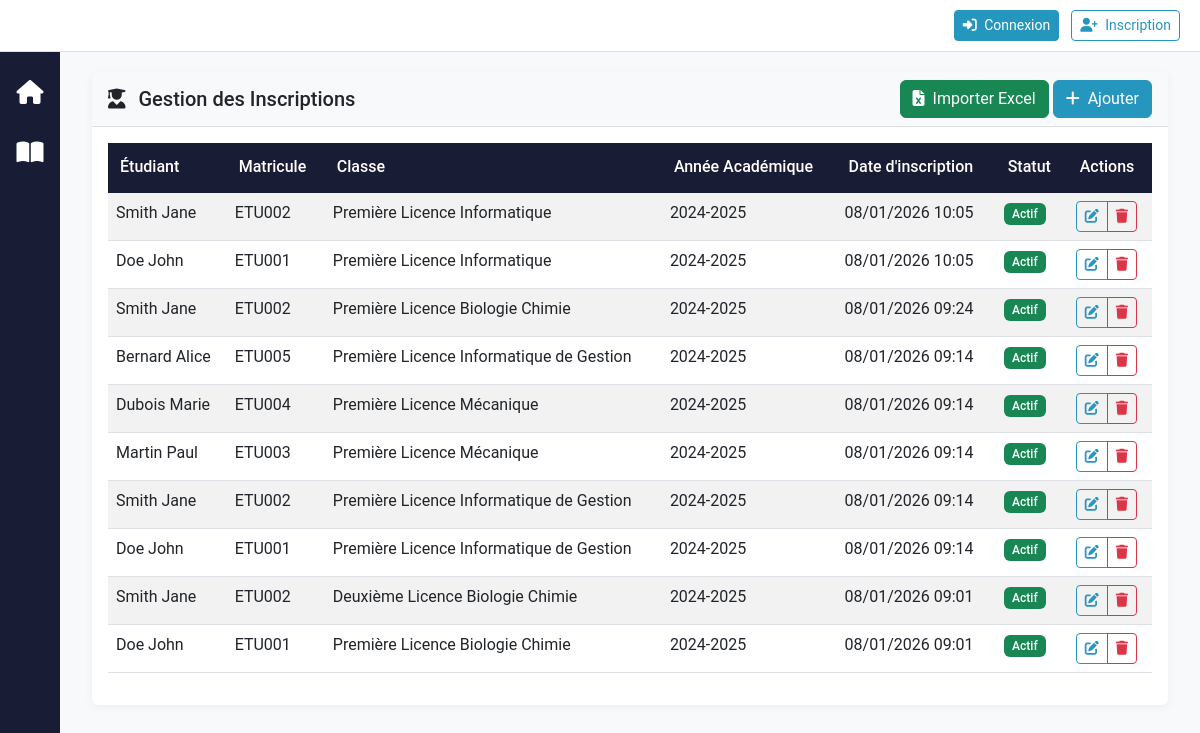
/gestion/inscriptions/, run on the app's committed database.
### gestion_administrative/models.py (models this page shows, shortened)
class Inscription(models.Model):
    etudiant = models.ForeignKey('Etudiant', on_delete=models.CASCADE, verbose_name="Étudiant")
    code_classe = models.ForeignKey(Classe, on_delete=models.CASCADE, verbose_name="Classe")
    annee_academique = models.CharField(max_length=20, verbose_name="Année académique")
    date_inscription = models.DateTimeField(auto_now_add=True, verbose_name="Date d'inscription")
    est_actif = models.BooleanField(default=True, verbose_name="Inscription active")
    created_at = models.DateTimeField(auto_now_add=True, verbose_name="Créé le")
    updated_at = models.DateTimeField(auto_now=True, verbose_name="Modifié le")
    class Meta:
        verbose_name = "Inscription"
        verbose_name_plural = "Inscriptions"
        unique_together = ('etudiant', 'code_classe', 'annee_academique')
        ordering = ['-date_inscription']

class Etudiant(models.Model):
    SEXE_CHOICES = [
        ('M', 'Masculin'),
        ('F', 'Féminin'),
    ]
    matricule = models.CharField(max_length=20, unique=True, verbose_name="Matricule")
    nom_complet = models.CharField(max_length=200, verbose_name="Nom complet")
    date_naissance = models.DateField(blank=True, null=True, verbose_name="Date de naissance")
    sexe = models.CharField(max_length=1, choices=SEXE_CHOICES, blank=True, null=True, verbose_name="Sexe")
    telephone = models.CharField(max_length=20, blank=True, null=True, verbose_name="Téléphone")
    departement = models.ForeignKey('reglage.Departement', on_delete=models.SET_NULL, blank=True, null=True, verbose_name="Département")
    classe = models.CharField(max_length=40, blank=True, null=True, verbose_name="Classe")
    annee_academique = models.CharField(max_length=20, blank=True, null=True, verbose_name="Année académique")
    created_at = models.DateTimeField(auto_now_add=True, verbose_name="Créé le")
    updated_at = models.DateTimeField(auto_now=True, verbose_name="Modifié le")
    class Meta:
        verbose_name = "Étudiant"
        verbose_name_plural = "Étudiants"
        ordering = ['nom_complet']

### reglage/models.py (models this page shows, shortened)
class Classe(models.Model):
    niveau = models.ForeignKey(Niveau, on_delete=models.CASCADE)
    mention = models.ForeignKey(Mention, on_delete=models.CASCADE)
    CodeClasse = models.CharField(max_length=40, unique=True, blank=True)
    DesignationClasse = models.CharField(max_length=200, blank=True)
    class Meta:
        unique_together = ('niveau', 'mention')

### gestion_administrative/views.py (the view)
# urls.py: path('inscriptions/', views.liste_inscriptions, name='liste_inscriptions'),
def liste_inscriptions(request):
    inscriptions = Inscription.objects.all().order_by('-date_inscription')
    paginator = Paginator(inscriptions, 20)
    page_number = request.GET.get('page')
    page_obj = paginator.get_page(page_number)
    return render(request, 'gestion_administrative/inscriptions_list.html', {
        'page_obj': page_obj
    })

### accounts/context_processors.py (called while the page is built, shortened)
def user_roles(request):
    return {
        'user_organisation': None,
        'is_org_user': False,
        'is_admin': False,
        'is_administrative_role': False,
        'is_gestionnaire': False,
        'is_section_role': False,
        'is_department_role': False,
        'is_enseignant': False,
        'is_etudiant': False,
        'is_personnel_admin': False,
        'can_access_reglage': False,
        'can_access_finance': False,
        'can_create_users': False,
        'can_delete_all': False,
        'can_view_department_data': lambda dept: False,
        'can_view_section_data': lambda section: False,
        'user_roles': [],
        'user_department': None,
        'user_section': None,
        'user_section_designation': None,
    }

### gestion_administrative/templates/gestion_administrative/inscriptions_list.html (shortened to what this page needs)
{% extends "base.html" %}
{% load static %}
{% block content %}
<div class="container-fluid">
    <div class="row">
        <div class="col-12">
            <div class="card">
                <div class="card-header d-flex justify-content-between align-items-center">
                    <h5 class="mb-0">
                        <i class="fas fa-user-graduate me-2"></i>
                        Gestion des Inscriptions
                    </h5>
                    <div>
                        <a href="{% url 'gestion_administrative:importer_inscriptions' %}" class="btn btn-success">
                            <i class="fas fa-file-excel me-2"></i>Importer Excel
                        </a>
                        <a href="{% url 'gestion_administrative:ajouter_inscription' %}" class="btn btn-primary">
                            <i class="fas fa-plus me-2"></i>Ajouter
                        </a>
                    </div>
                </div>
                <div class="card-body">
                    {% if page_obj %}
                        <div class="table-responsive">
                            <table class="table table-striped table-hover">
                                <thead class="table-dark">
                                    <tr>
                                        <th>Étudiant</th>
                                        <th>Matricule</th>
                                        <th>Classe</th>
                                        <th>Année Académique</th>
                                        <th>Date d'inscription</th>
                                        <th>Statut</th>
                                        <th>Actions</th>
                                    </tr>
                                </thead>
                                <tbody>
                                    {% for inscription in page_obj %}
                                    <tr>
                                        <td>{{ inscription.etudiant.nom_complet }}</td>
                                        <td>{{ inscription.etudiant.matricule }}</td>
                                        <td>{{ inscription.code_classe.DesignationClasse }}</td>
                                        <td>{{ inscription.annee_academique }}</td>
                                        <td>{{ inscription.date_inscription|date:"d/m/Y H:i" }}</td>
                                        <td>
                                            {% if inscription.est_actif %}
                                                <span class="badge bg-success">Actif</span>
                                            {% else %}
                                                <span class="badge bg-secondary">Inactif</span>
                                            {% endif %}
                                        </td>
                                        <td>
                                            <div class="btn-group" role="group">
                                                <a href="{% url 'gestion_administrative:modifier_inscription' inscription.id %}"
                                                   class="btn btn-sm btn-outline-primary" title="Modifier">
                                                    <i class="fas fa-edit"></i>
                                                </a>
                                                <button type="button"
                                                        class="btn btn-sm btn-outline-danger"
                                                        onclick="confirmDelete({{ inscription.id }})"
                                                        title="Supprimer">
                                                    <i class="fas fa-trash"></i>
                                                </button>
                                            </div>
                                        </td>
                                    </tr>
                                    {% endfor %}
                                </tbody>
                            </table>
                        </div>
                    {% endif %}
                </div>
            </div>
        </div>
    </div>
</div>
{% endblock %}

### static/css/style.css (style rules this page uses)
:root { --primary: #2596be; --primary-dark: #1a7592; --secondary: #6c757d; --success: #28a745; --info: #17a2b8; --warning: #ffc107; --danger: #dc3545; --light: #f8f9fa; --dark: #181c34; --border-radius: 0.375rem; --transition: all 0.3s ease; }
body { background-color: var(--light); font-size: 16px; font-family: 'Roboto', 'Segoe UI', sans-serif; }
.card { border: none; box-shadow: 0 2px 10px rgba(0,0,0,0.05); transition: var(--transition); }
.card-header { background-color: var(--light); border-bottom: 1px solid rgba(0,0,0,0.1); font-weight: 500; }
.table thead th { background-color: var(--dark); color: white; border-bottom: 2px solid var(--dark); font-weight: 500; padding: 0.75rem; }
.btn-primary { background-color: var(--primary); border-color: var(--primary); }
.btn-outline-primary { color: var(--primary); border-color: var(--primary); }
.badge { font-weight: 500; padding: 0.4em 0.7em; }
.table-responsive { width: 100%; overflow-x: auto; -webkit-overflow-scrolling: touch; }

### templates/base.html (style rules this page uses)
body { display: flex; min-height: 100vh; flex-direction: column; }

### data on the page
Inscription: etudiant.nom_complet "Smith Jane", etudiant.matricule "ETU002", code_classe.DesignationClasse "Première Licence Informatique", annee_academique "2024-2025", date_inscription "08/01/2026 10:05", est_actif "Actif"
Inscription: etudiant.nom_complet "Doe John", etudiant.matricule "ETU001", code_classe.DesignationClasse "Première Licence Informatique", annee_academique "2024-2025", date_inscription "08/01/2026 10:05", est_actif "Actif"
Inscription: etudiant.nom_complet "Smith Jane", etudiant.matricule "ETU002", code_classe.DesignationClasse "Première Licence Biologie Chimie", annee_academique "2024-2025", date_inscription "08/01/2026 09:24", est_actif "Actif"
Inscription: etudiant.nom_complet "Bernard Alice", etudiant.matricule "ETU005", code_classe.DesignationClasse "Première Licence Informatique de Gestion", annee_academique "2024-2025", date_inscription "08/01/2026 09:14", est_actif "Actif"
Inscription: etudiant.nom_complet "Dubois Marie", etudiant.matricule "ETU004", code_classe.DesignationClasse "Première Licence Mécanique", annee_academique "2024-2025", date_inscription "08/01/2026 09:14", est_actif "Actif"
Inscription: etudiant.nom_complet "Martin Paul", etudiant.matricule "ETU003", code_classe.DesignationClasse "Première Licence Mécanique", annee_academique "2024-2025", date_inscription "08/01/2026 09:14", est_actif "Actif"
Inscription: etudiant.nom_complet "Smith Jane", etudiant.matricule "ETU002", code_classe.DesignationClasse "Première Licence Informatique de Gestion", annee_academique "2024-2025", date_inscription "08/01/2026 09:14", est_actif "Actif"
Inscription: etudiant.nom_complet "Doe John", etudiant.matricule "ETU001", code_classe.DesignationClasse "Première Licence Informatique de Gestion", annee_academique "2024-2025", date_inscription "08/01/2026 09:14", est_actif "Actif"
Inscription: etudiant.nom_complet "Smith Jane", etudiant.matricule "ETU002", code_classe.DesignationClasse "Deuxième Licence Biologie Chimie", annee_academique "2024-2025", date_inscription "08/01/2026 09:01", est_actif "Actif"
Inscription: etudiant.nom_complet "Doe John", etudiant.matricule "ETU001", code_classe.DesignationClasse "Première Licence Biologie Chimie", annee_academique "2024-2025", date_inscription "08/01/2026 09:01", est_actif "Actif"
